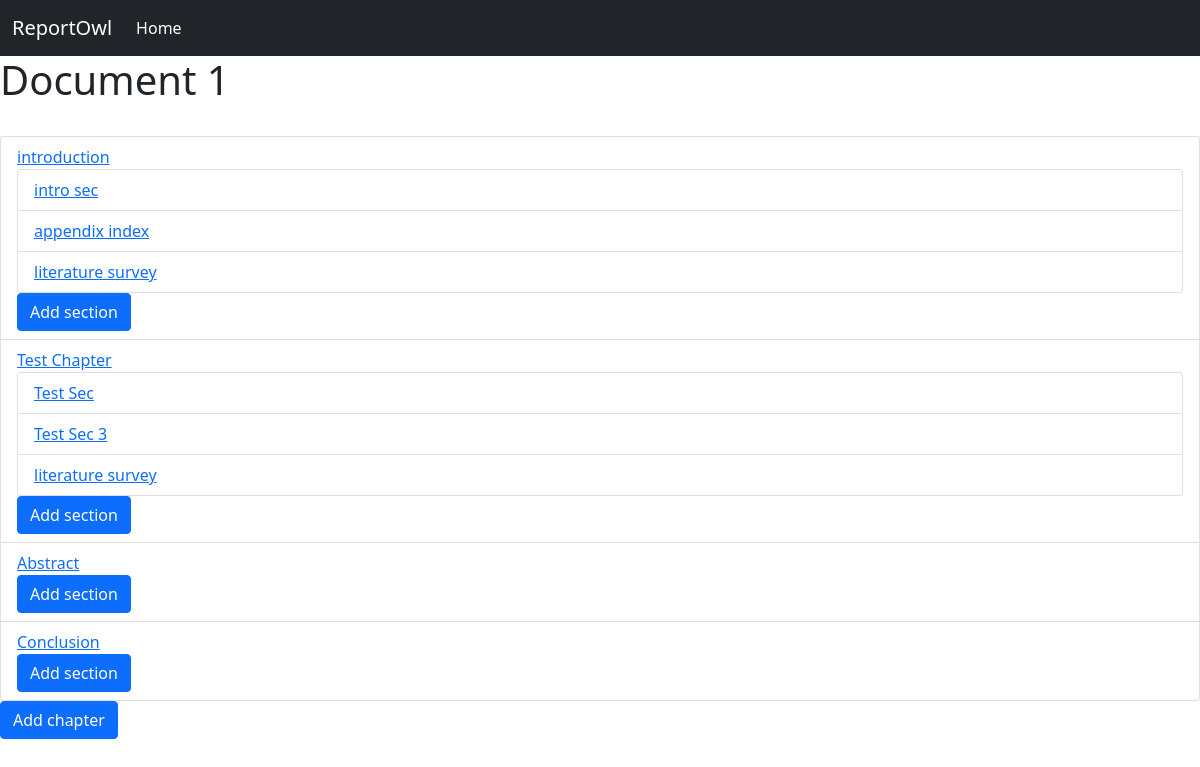
The app's page /app/vE997gQBMbRjnxkEBy2ZCExg/ (signed in) with its own data.
### editor/models.py (models this page shows, shortened)
class Document(models.Model):
    title = models.CharField(max_length=300)
    document_id = models.CharField(max_length=24, default=id_generator)

class Chapter(models.Model):
    document = models.ForeignKey(Document, on_delete=CASCADE)
    title = models.CharField(max_length=100)
    description = models.TextField(default='')
    slug = models.SlugField(max_length=110)

class Section(models.Model):
    chapter = models.ForeignKey(Chapter, on_delete=CASCADE)
    title = models.CharField(max_length=100)
    content = models.TextField()
    slug = models.SlugField(max_length=110)

### editor/views.py (the view)
# urls.py: path('<str:file_id>/', views.editor_view, name='editor_view'),
@login_required
def editor_view(request, file_id):
    doc = Document.objects.get(document_id=file_id)
    if Chapter.objects.filter(document=doc).exists():
        chapters = Chapter.objects.filter(document=doc)
        sections = {}
        for chapter in chapters:
            sec = Section.objects.filter(chapter=chapter)
            sections[chapter] = sec
        context = {'document': doc, 'chapters': chapters, 'sections': sections}
    else:
        context = {'document': doc}
    return render(request, 'editor_view.html', context)

### editor/templates/editor_view.html (shortened to what this page needs)
<!doctype html>
<html lang="en">
<head>
    <link href="https://cdn.jsdelivr.net/npm/bootstrap@5.1.3/dist/css/bootstrap.min.css" rel="stylesheet"
>
    {% load static %}
    <link rel="stylesheet" href="{% static 'css/main_view.css' %}">
</head>
<body>
    <header>
        <nav class="navbar navbar-expand-lg navbar-dark bg-dark">
            <div class="container-fluid">
                <a class="navbar-brand" href="/app">ReportOwl</a>
                <div class="collapse navbar-collapse" id="navbarSupportedContent">
                    <ul class="navbar-nav me-auto mb-2 mb-lg-0">
                        <li class="nav-item">
                            <a class="nav-link active" aria-current="page" href="/app">Home</a>
                        </li>
                    </ul>
                </div>
            </div>
        </nav>
    </header>
    <main>
        <h1>{{document.title}}</h1><br>
        {% if chapters %}
        <ul class="list-group">
            {% for chapter, value in sections.items %}
            <li class="list-group-item" aria-current="true">
                <a href="{% url 'chapter_view' document.document_id chapter.slug %}" target="_blank">{{ chapter.title }}</a>
                <ul class="list-group">
                    {% for section in value %}
                    <li class="list-group-item"><a href="{% url 'section_view' document.document_id chapter.slug section.slug %}"
                            target="_blank">{{ section.title }}</a></li>
                    {% endfor %}
                </ul>
                <a class="btn btn-primary open_new" href="{% url 'new_section_view' document.document_id chapter.slug %}" target="_blank">Add section</a>
            </li>
            {% endfor %}
            {% endif %}
        </ul>
        <a class="btn btn-primary" href="{% url 'new_chapter_view' document.document_id %}" target="_blank">Add chapter</a>
    </main>
</body>
</html>

### records on screen
Document: title "Document 1"
Chapter: title "introduction"
Section: title "intro sec"
Section: title "appendix index"
Section: title "literature survey"
Chapter: title "Test Chapter"
Section: title "Test Sec"
Section: title "Test Sec 3"
Section: title "literature survey"
Chapter: title "Abstract"
Chapter: title "Conclusion"
